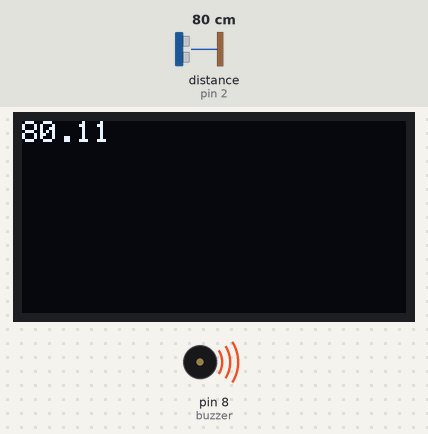
Recording of a sketch running on a simulated Arduino Uno, built with avr-gcc and run on an emulated ATmega328P. On the bench: 128×64 one-colour display, buzzer (waves = sounding). Wiring (inferred from the names in the program): ultrasonic range finder: trigger pin 2; echo pin 2. Inputs (shaded band) come from the test bench; at power-on: distance to the obstacle (sensor on pin 2) 80 cm.

Above: at 1.8 s.
1.9 s: distance to the obstacle (sensor on pin 2) set to 2 cm
At 2.4 s:
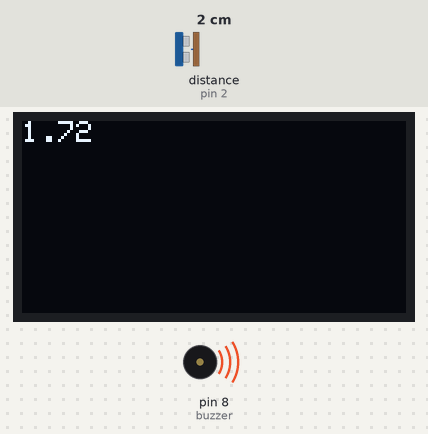
6.0 s: distance to the obstacle (sensor on pin 2) set to 4 cm
At 7.0 s:
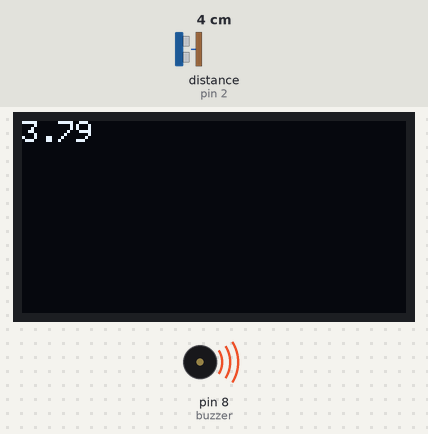
8.7 s: distance to the obstacle (sensor on pin 2) set to 9 cm
At 10.1 s:
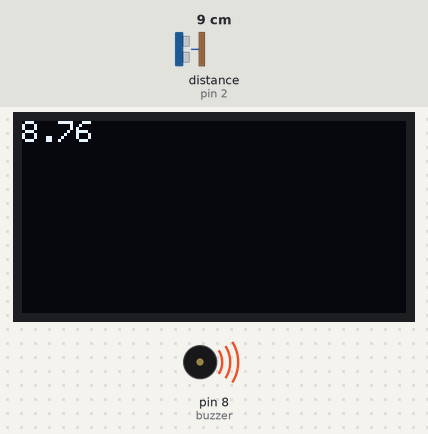
Timing chart, 0 to 17.0 s (numbered marks = the images above; inputs shaded):
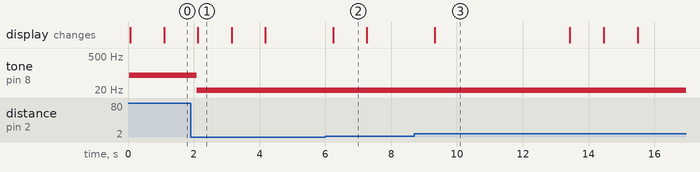

The sketch:

Buzzer.ino
```cpp
// Buzzer
// Author: Yiyang Jiang

#include <SPI.h>
#include <Wire.h>
#include <Adafruit_SSD1306.h>
#include <Adafruit_GFX.h>

#define SCREEN_WIDTH 128  // OLED display width, in pixels
#define SCREEN_HEIGHT 64  // OLED display height, in pixels
// Declaration for an SSD1306 display connected to I2C (SDA, SCL pins)
#define OLED_RESET -1  // Reset pin # (or -1 if sharing Arduino reset pin)
Adafruit_SSD1306 myOLED(SCREEN_WIDTH, SCREEN_HEIGHT, &Wire, OLED_RESET);


int const signal = 2;
int const buzzer = 8;

void setup() {
  // put your setup code here, to run once:
  // SSD1306_SWITCHCAPVCC = generate display voltage from 3.3V internally
  if(!myOLED.begin(SSD1306_SWITCHCAPVCC, 0x3C)) { // Address 0x3D for 128x64
    Serial.println(F("SSD1306 allocation failed"));
    for(;;); // Don't proceed, loop forever
  }
  myOLED.setTextColor(WHITE);
  myOLED.clearDisplay();

  pinMode(signal, OUTPUT);
  digitalWrite(signal, LOW);
}

void loop() {
  // put your main code here, to run repeatedly:
  myOLED.clearDisplay();
  // keep buzzer silent
  noTone(buzzer);

  pinMode(signal, OUTPUT);
  digitalWrite(signal, HIGH);
  delayMicroseconds(10);
  digitalWrite(signal, LOW);
  pinMode(signal, INPUT);
  while (digitalRead(signal) == LOW) {
  }
  unsigned long startTime = micros();
  bool flag = 0;
  while (digitalRead(signal) == HIGH) {
    if (micros()-startTime > 24000){
      flag = 1;
      break;
    }
  }
  unsigned long endTime = micros();
  unsigned long duration = endTime - startTime;
  //Serial.println(duration);
  float distance = 172.35/10000*duration;

  // buzzer on
  tone(buzzer, distance);

  myOLED.setCursor(0, 0);
  if(flag == 0){
    myOLED.println(distance);
  }
  else{
    myOLED.println("Out of Range!");
  }
  myOLED.display();
  delay(1000);
}
```

Measured:
- after the input at 1.9 s, tone on pin 8 (buzzer): 80 Hz → 1 Hz after 0.20 s
- after the input at 6.0 s, tone on pin 8 (buzzer): 1 Hz → 3 Hz after 0.21 s
- after the input at 8.7 s, tone on pin 8 (buzzer): 3 Hz → 8 Hz after 0.59 s, → 9 Hz 5.1 s later, → 8 Hz 1.0 s later
- what the display in image 1 shows lasts 1.1 s, from 2.1 s to 3.2 s
